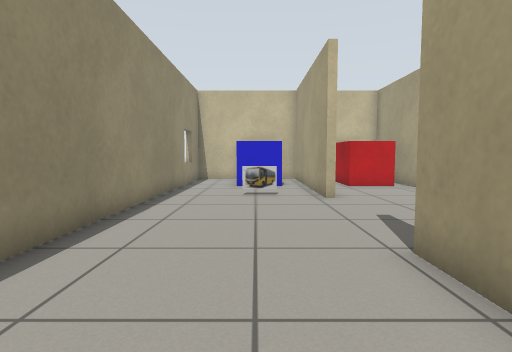
view 1 (above)

23 first-person views from a walk through a world built for the Gazebo simulator. The camera is 0.7 m above the floor, tilts 4° down and sees 80° across. The lines on the ground mark 1 m squares. The floor is counted in squares, 0.5 m on a side. Each view is taken from the middle of a square. On the plan, view 1 faces up. The plan holds only what a view shows up to about 14 squares ahead; the rest is blank.

view 2
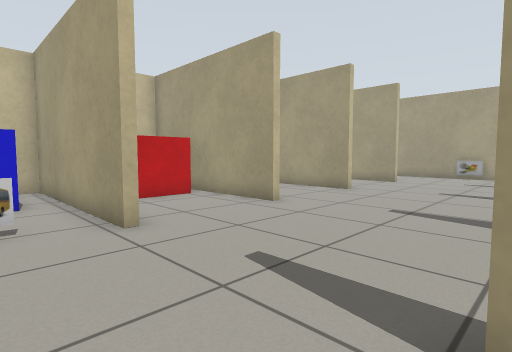

view 3
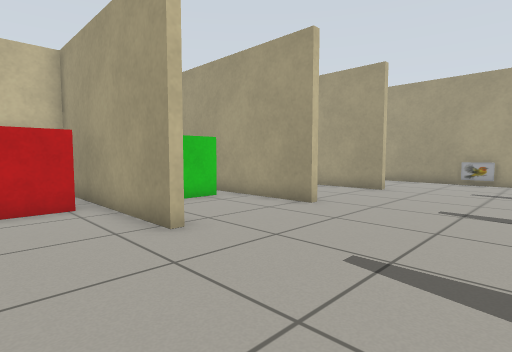

view 4
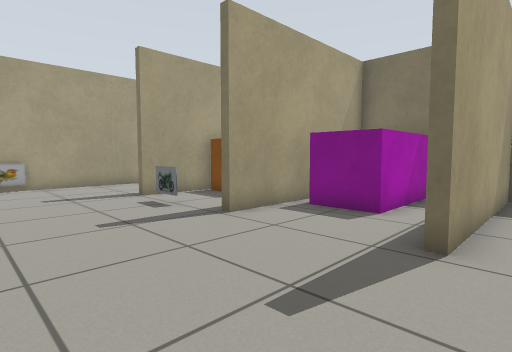

view 5
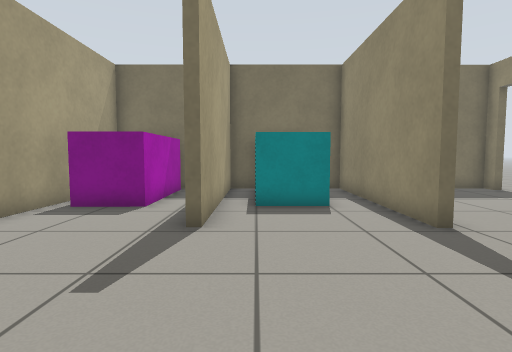

view 6
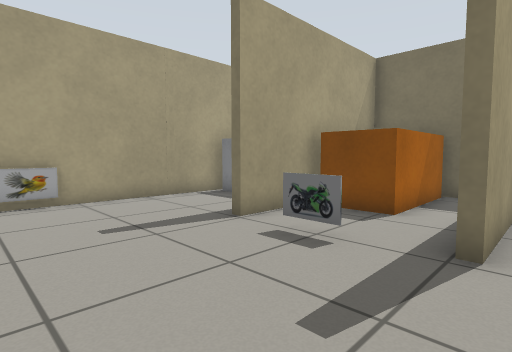

view 7
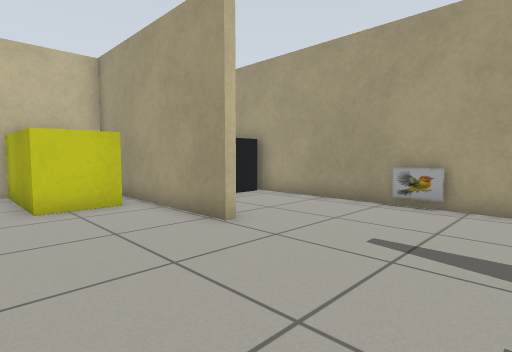

view 8
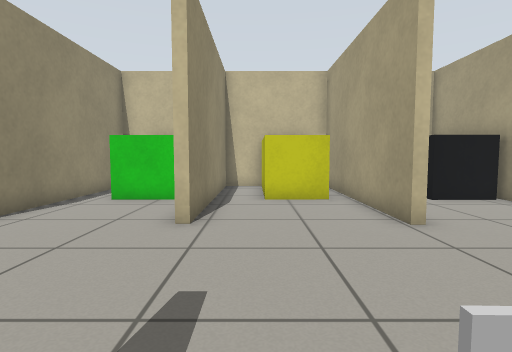

view 9
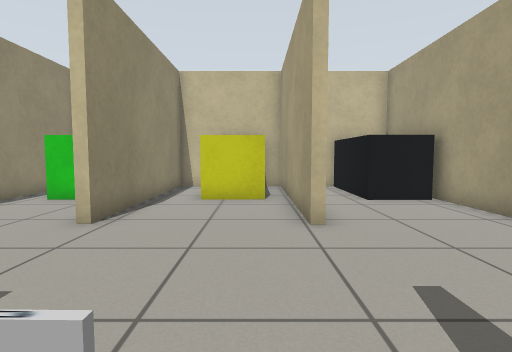

view 10
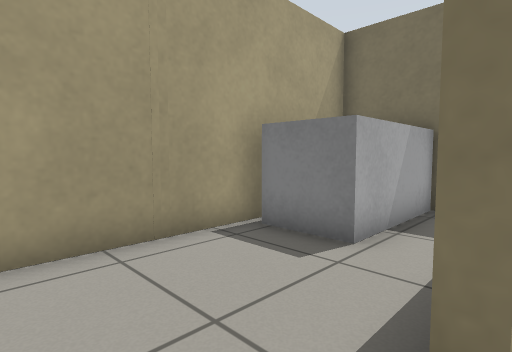

view 11
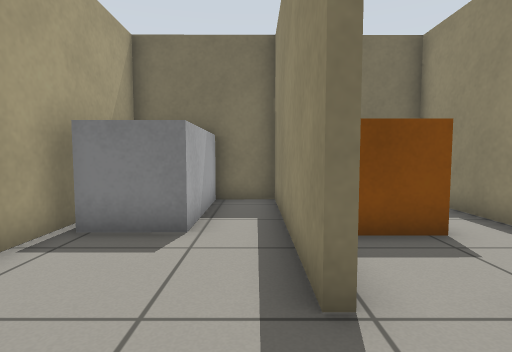

view 12
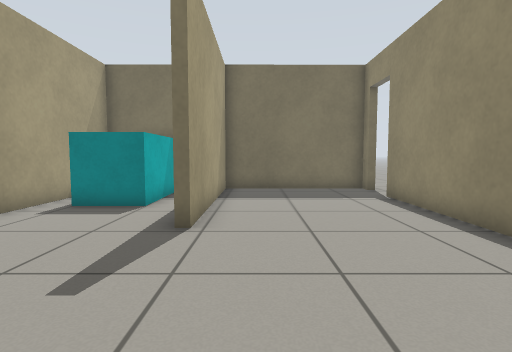

view 13
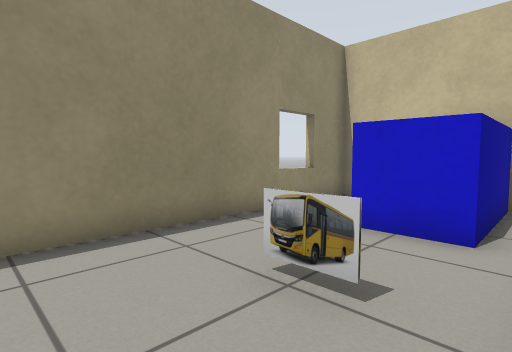

view 14
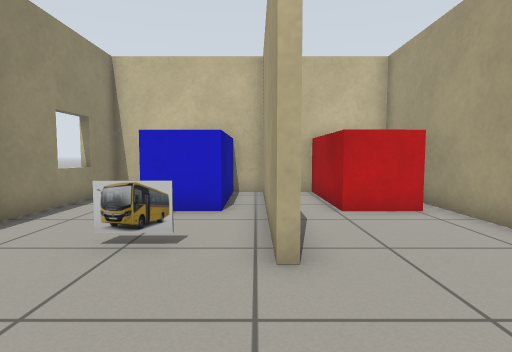

view 15
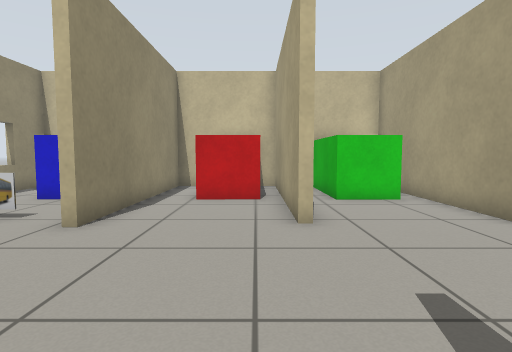

view 16
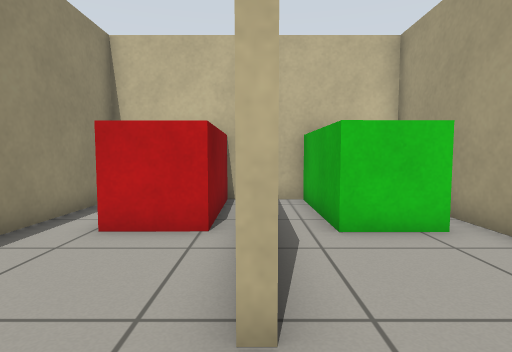

view 17
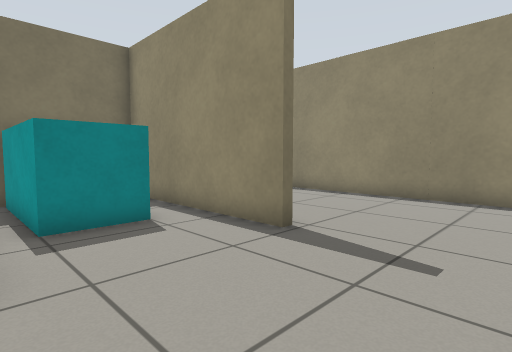

view 18
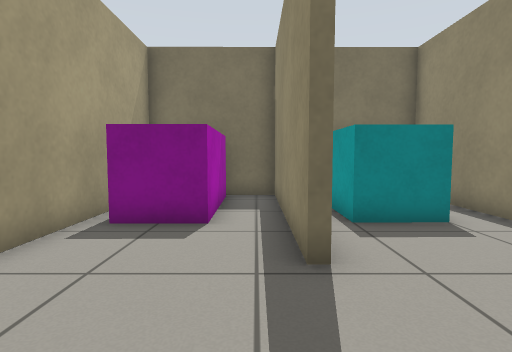

view 19
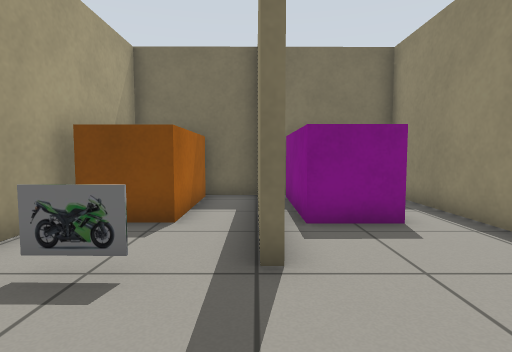

view 20
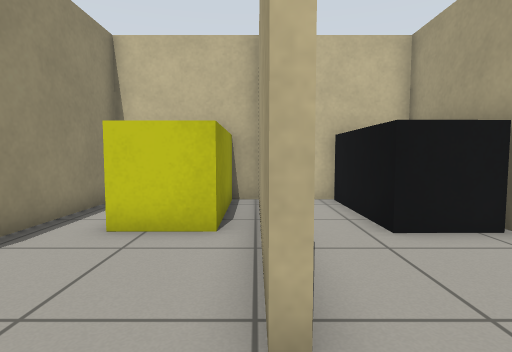

view 21
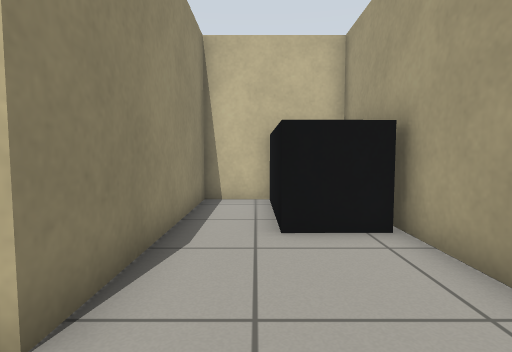

view 22
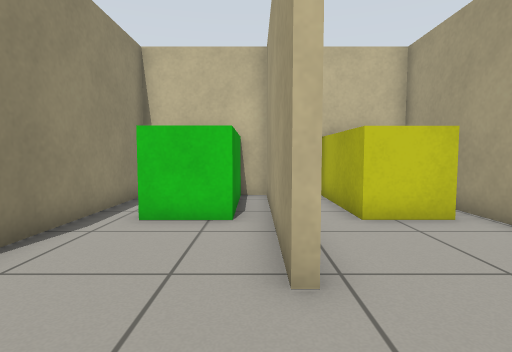

view 23
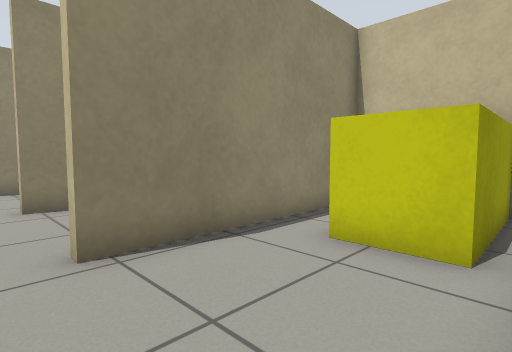

### Floor plan
Points are (right, up) in squares from view 1. A wall is a line through its corners. A room is listed if a view was taken in it or the views show most of it. See-through windows are left out.
Room 1 (views 1, 2, 3, 4, 5, 6, 7, 8, 9, 10, 11, 12, 13, 14, 15, 16, 17, 18, 19, 20, 21, 22, 23)
walls: (7.3, 4.2) (7.3, -2.5) (11.6, -2.5) (11.6, 4.4); (11.9, 4.1) (11.9, -2.5) (16.1, -2.5) (16.1, 4.4) (16.4, 4.4) (16.4, -2.5) (20.6, -2.5) (20.7, 17.5) (16.4, 17.5) (16.4, 10) (16.1, 10) (16.1, 17.5) (11.7, 17.5) (11.7, 10) (11.4, 10) (11.4, 17.5) (7.2, 17.5) (7.2, 10) (6.9, 10) (6.9, 17.5) (2.6, 17.5) (2.6, 9.8); (2.3, 9.8) (2.3, 17.5) (-3.3, 17.5) (-3.4, -0.2); (-3.4, -2) (-3.4, -2.6) (2.3, -2.5) (2.3, 4.4) (2.6, 4.4) (2.6, -2.5) (7, -2.5) (7, 4.2)
ways out: open door at (-3.7, -1.3)
objects: blue box (-1, 14) to (1, 17); bed (0, 11); cyan box (4, -2) to (6, 2); red box (4, 14) to (6, 17); magenta box (9, -2) to (11, 2); green box (9, 14) to (10, 17); orange box (14, -2) to (15, 2); bed (14, 5); yellow box (14, 14) to (15, 17); white box (18, -2) to (20, 1); black box (19, 14) to (20, 17)

Positions as (right, up) in squares from view 1, and headings:
1: (0, 0), facing up
2: (0, 4), facing up-right
3: (4, 5), facing up-right
4: (6, 9), facing down-right
5: (6, 10), facing down
6: (11, 9), facing down-right
7: (12, 5), facing up-right
8: (13, 4), facing up
9: (15, 4), facing up
10: (16, 6), facing down-right
11: (17, 7), facing down
12: (1, 10), facing down
13: (2, 8), facing up-left
14: (2, 6), facing up
15: (6, 4), facing up
16: (7, 8), facing up
17: (7, 8), facing down-left
18: (8, 8), facing down
19: (12, 8), facing down
20: (16, 8), facing up
21: (18, 8), facing up
22: (11, 7), facing up
23: (16, 9), facing up-left
